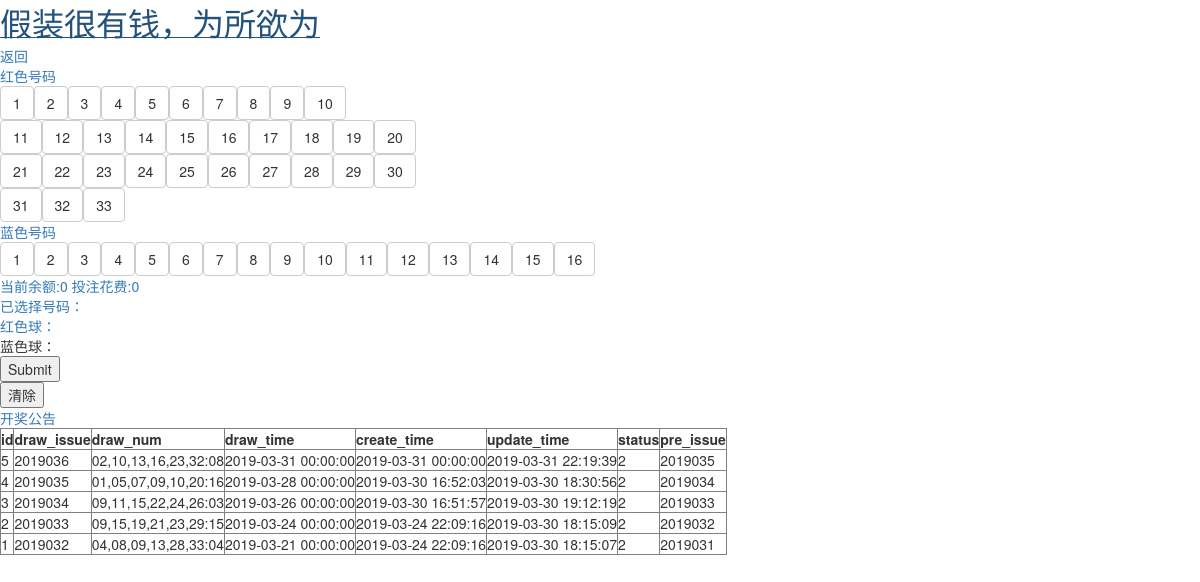
Page /touzhu.php (signed in) on the committed database.
### tables this page shows
CREATE TABLE `t_bullnum` (
  `id` int(11) NOT NULL AUTO_INCREMENT,
  `draw_issue` int(11) DEFAULT '1' COMMENT '开奖期号 比如 2019032',
  `draw_num` varchar(64) NOT NULL COMMENT '开奖号码 比如 04,08,09,13,28,33:04',
  `draw_time` datetime NOT NULL COMMENT '开奖日期',
  `create_time` datetime NOT NULL,
  `update_time` datetime NOT NULL,
  `status` int(11) NOT NULL DEFAULT '1' COMMENT '状态 1--未开奖 2--已开奖',
  `pre_issue` int(11) NOT NULL,
  PRIMARY KEY (`id`),
  UNIQUE KEY `t_bullnum_draw_issue_uindex` (`draw_issue`)
);

### Common/DrawIssue.php (called while the page is built, shortened)
<?php
class DrawIssue
{
    function __construct(\PDO $conn)
    {
        $this->conn = $conn;
    }
    public function getBullList()
    {
        try {
            $sth = $this->conn->prepare("SELECT *
            FROM t_bullnum
            ORDER BY draw_issue DESC
            LIMIT  10;");
            $sth->execute(array(
            ));
            return $sth;
        } catch (\PDOException $err) {
            return null;
        }
    }
}

### Common/Utils.php (the view, shortened to what this page needs)
<?php
class Utils
{
    static function sql_to_html_table( $sqlresult, $delim="\n") {
        $htmltable =  "<table border=\"1\" >" . $delim ;
        $counter   = 0 ;
        while( $row = $sqlresult->fetch(\PDO::FETCH_ASSOC)  ){
            if ( $counter===0 ) {
                $htmltable .=   "<tr>"  . $delim;
                foreach ($row as $key => $value ) {
                    $htmltable .=   "<th>" . $key . "</th>"  . $delim ;
                }
                $htmltable .=   "</tr>"  . $delim ;
                $counter = 22;
            }
            $htmltable .=   "<tr>"  . $delim ;
            foreach ($row as $key => $value ) {
                $htmltable .=   "<td>" . $value . "</td>"  . $delim ;
            }
            $htmltable .=   "</tr>"   . $delim ;
        }
        $htmltable .=   "</table>"   . $delim ;
        return( $htmltable ) ;
    }
    static function getCommHead() {
        return "<div ><a  ><font size='6'>假装很有钱，为所欲为</font></a></div>";
    }
}

### touzhu.php (shortened to what this page needs)
<?php
$redNumInput = $_POST['redNumInput'];
$blueNumInput = $_POST['blueNumInput'];
do {
    if ($redNumInput == null || $blueNumInput == null ) {
        break;
    }
    $redNumInput = substr($redNumInput, 0, -1);
    $redNumInput = str_replace( '+', ' ', $redNumInput);
    $blueNumInput = str_replace('+', ' ', substr($blueNumInput, 0, -1));
    exit(0);
} while(0);
$conn = (new \VirtulLotto\DBConfig())->newConn();
$drawIssue = new \VirtulLotto\DrawIssue($conn);
$sth = $drawIssue->getBullList();
$tableStr = \VirtulLotto\Utils::sql_to_html_table($sth);
?>
<!DOCTYPE html>
<html>
<head>
    <link rel="stylesheet" href="https://cdn.staticfile.org/twitter-bootstrap/3.3.7/css/bootstrap.min.css">
</head>
<body>
<?php echo \VirtulLotto\Utils::getCommHead(); ?>
<a href="userProfile.php">返回</a>
<br>
<a>红色号码</a>
<?php
echo "<div >";
for ($i = 1; $i <= 10; $i++) {
    echo "<button type=\"button\" name='redNum' class=\"btn btn-default\">$i</button>";
}
echo "</div>";
echo "<div >";
for ($i = 11; $i <= 20; $i++) {
    echo "<button type=\"button\"  name='redNum'  class=\"btn btn-default\">$i</button>";
}
echo "</div>";
echo "<div >";
for ($i = 21; $i <= 30; $i++) {
    echo "<button type=\"button\" name='redNum'  class=\"btn btn-default\">$i</button>";
}
echo "</div>";
echo "<div >";
for ($i = 31; $i <= 33; $i++) {
    echo "<button type=\"button\" name='redNum'  class=\"btn btn-default\">$i</button>";
}
echo "</div>";
echo "<a>蓝色号码</a>";
echo "<div >";
for ($i = 1; $i <= 16; $i++) {
    echo "<button type=\"button\" name='blueNum'  class=\"btn btn-default\">$i</button>";
}
echo "</div>";
?>
<div ><a>当前余额:<a id="userFee">0</a></a> <a>  投注花费:<a id="touzhFee">0</a></a></div>
<div >
    <a >已选择号码：<br>
        红色球：<a id="redNumStr"></a><br>
        蓝色球：<a id="blueNumStr"></a><br>
        <form method="post" action="">
            <input type="submit" name="确定投注">
        </form>
        <button id="cleanButton">清除</button>
</div>
<div ><a>开奖公告</a></div>
<?php echo $GLOBALS['drawIssueTable']; ?>
</body>
</html>

### rows in the picture
t_bullnum: key "id", key "draw_issue", key "draw_num", key "draw_time", key "create_time", key "update_time", key "status", key "pre_issue", id "5", draw_issue "2019036", draw_num "02,10,13,16,23,32:08", draw_time "2019-03-31 00:00:00", create_time "2019-03-31 00:00:00", update_time "2019-03-31 22:19:39", status "2", pre_issue "2019035"
t_bullnum: id "4", draw_issue "2019035", draw_num "01,05,07,09,10,20:16", draw_time "2019-03-28 00:00:00", create_time "2019-03-30 16:52:03", update_time "2019-03-30 18:30:56", status "2", pre_issue "2019034"
t_bullnum: id "3", draw_issue "2019034", draw_num "09,11,15,22,24,26:03", draw_time "2019-03-26 00:00:00", create_time "2019-03-30 16:51:57", update_time "2019-03-30 19:12:19", status "2", pre_issue "2019033"
t_bullnum: id "2", draw_issue "2019033", draw_num "09,15,19,21,23,29:15", draw_time "2019-03-24 00:00:00", create_time "2019-03-24 22:09:16", update_time "2019-03-30 18:15:09", status "2", pre_issue "2019032"
t_bullnum: id "1", draw_issue "2019032", draw_num "04,08,09,13,28,33:04", draw_time "2019-03-21 00:00:00", create_time "2019-03-24 22:09:16", update_time "2019-03-30 18:15:07", status "2", pre_issue "2019031"
